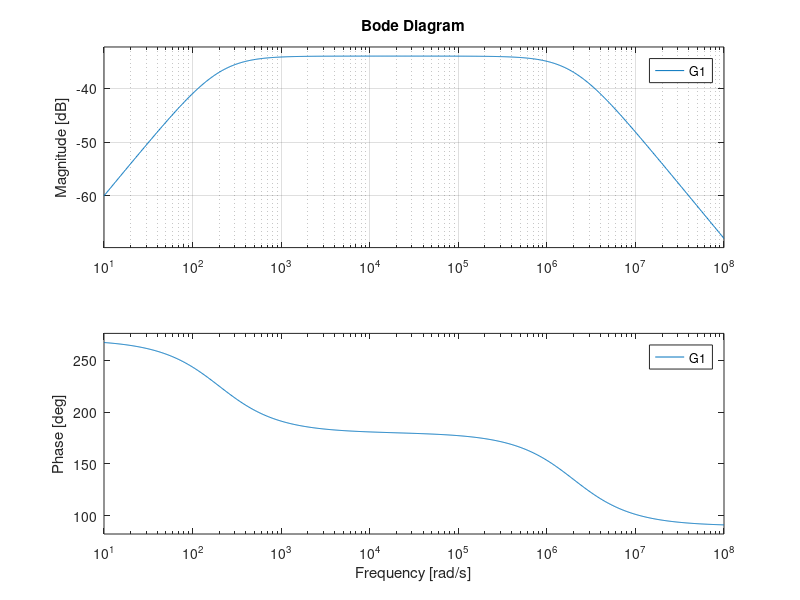

The MATLAB source for this figure:
R1=1e3; R2=20; C1=5e-6; C2=25e-9;
b1=1/R1/C2;
a1=1/R1/C1 + 1/R2/C2;
a0=1/(R1*R2*C1*C2);

num =- [b1 0];
den=[1 a1 a0];
G1=tf(num,den)
bode(G1),grid